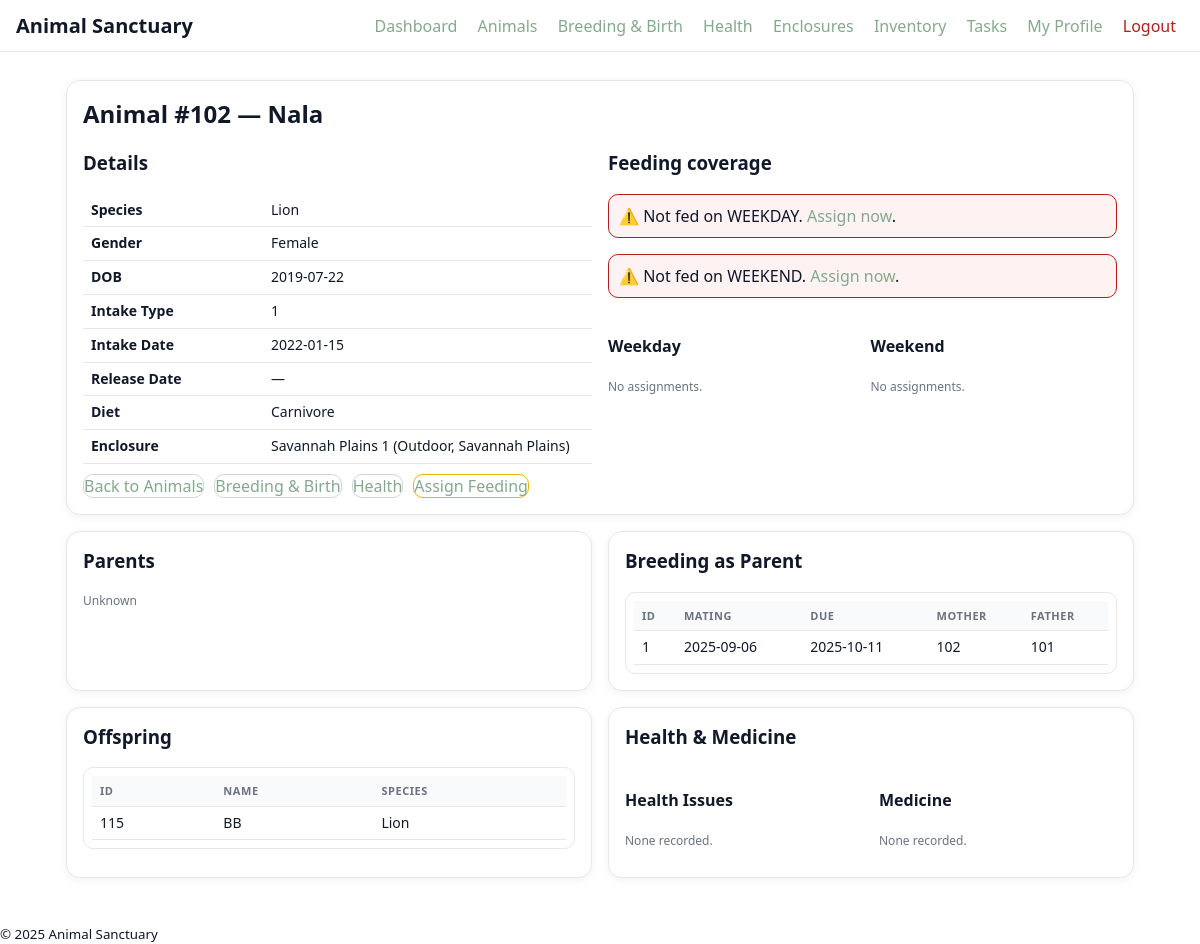
/animal.php?id=102 (signed in), run on the app's committed database.
### tables this page shows
CREATE TABLE `animal` (
  `animal_id` int(4) NOT NULL,
  `Name` varchar(50) NOT NULL,
  `DOB` date DEFAULT NULL,
  `Species` text NOT NULL,
  `Intake_type` int(11) NOT NULL,
  `Gender` int(11) NOT NULL,
  `Release_Date` date DEFAULT NULL,
  `Diet` text NOT NULL,
  `Intake_Date` date NOT NULL,
  `enclosure_id` int(3) NOT NULL
);

CREATE TABLE `enclosure` (
  `enclosure_id` int(3) NOT NULL,
  `Type` varchar(7) NOT NULL,
  `Habitat` text NOT NULL,
  `capacity` int(11) NOT NULL,
  `NAME` varchar(100) NOT NULL
);

CREATE TABLE `breeding` (
  `breeding_id` int(5) NOT NULL,
  `mating_date` date NOT NULL,
  `mother_id` int(4) NOT NULL,
  `father_id` int(4) NOT NULL,
  `due_date` date NOT NULL
);

CREATE TABLE `offspring` (
  `breeding_id` int(5) NOT NULL,
  `offspring_id` int(4) NOT NULL
);

### animal.php (the view, shortened to what this page needs)
<?php
require_once "db.php"; require_once "auth.php"; require_login();
$id = isset($_GET['id']) ? intval($_GET['id']) : 0;
$animal = $mysqli->query("SELECT a.*, e.NAME AS enclosure_name, e.Type AS enclosure_type, e.Habitat AS enclosure_habitat FROM animal a LEFT JOIN enclosure e ON e.enclosure_id=a.enclosure_id WHERE a.animal_id=$id")->fetch_assoc();
$weekday = $mysqli->query("SELECT st.period, st.time_slot, s.name AS staff_name, s.Username FROM feed_assignments fa JOIN shift_types st ON st.shift_type_id=fa.shift_type_id LEFT JOIN staff s ON s.Username=fa.username WHERE fa.animal_id=$id AND st.period='WEEKDAY' ORDER BY st.time_slot");
$weekend = $mysqli->query("SELECT st.period, st.time_slot, s.name AS staff_name, s.Username FROM feed_assignments fa JOIN shift_types st ON st.shift_type_id=fa.shift_type_id LEFT JOIN staff s ON s.Username=fa.username WHERE fa.animal_id=$id AND st.period='WEEKEND' ORDER BY st.time_slot");
$has_weekday = $weekday->num_rows>0;
$has_weekend = $weekend->num_rows>0;
$health = $mysqli->query("SELECT health_issue FROM health_issues WHERE animal_id=$id ORDER BY health_issue");
$meds = $mysqli->query("SELECT medicine_name FROM medicine WHERE animal_id=$id ORDER BY medicine_name");
$parents = $mysqli->query("SELECT b.mother_id, b.father_id FROM offspring o JOIN breeding b ON b.breeding_id=o.breeding_id WHERE o.offspring_id=$id LIMIT 1")->fetch_assoc();
$breedings = $mysqli->query("SELECT breeding_id, mating_date, due_date, mother_id, father_id FROM breeding WHERE mother_id=$id OR father_id=$id ORDER BY breeding_id DESC");
$offs = $mysqli->query("SELECT o.offspring_id, a.Name, a.Species FROM offspring o JOIN animal a ON a.animal_id=o.offspring_id WHERE o.breeding_id IN (SELECT breeding_id FROM breeding WHERE mother_id=$id OR father_id=$id) ORDER BY a.Name");
include "header.php"; ?>
<div class="card">
  <h2>Animal #<?=$animal['animal_id']?> — <?=$animal['Name']?></h2>
  <div class="grid grid-2">
    <div>
      <h3>Details</h3>
      <table class="compact">
        <tr><th style="width:180px">Species</th><td><?=$animal['Species']?></td></tr>
        <tr><th>Gender</th><td><?=$animal['Gender']==1?'Male':'Female'?></td></tr>
        <tr><th>DOB</th><td><?=$animal['DOB']?></td></tr>
        <tr><th>Intake Type</th><td><?=$animal['Intake_type']?></td></tr>
        <tr><th>Intake Date</th><td><?=$animal['Intake_Date']?></td></tr>
        <tr><th>Release Date</th><td><?=$animal['Release_Date']?:'—'?></td></tr>
        <tr><th>Diet</th><td><?=$animal['Diet']?></td></tr>
        <tr><th>Enclosure</th><td><?=$animal['enclosure_name']?> (<?=$animal['enclosure_type']?>, <?=$animal['enclosure_habitat']?>)</td></tr>
      </table>
      <div class="flex" style="margin-top:10px">
        <a class="btn" href="animals.php">Back to Animals</a>
        <a class="btn" href="breeding.php">Breeding & Birth</a>
        <a class="btn" href="health.php">Health</a>
        <a class="btn warn" href="tasks.php?prefill_animal=<?=$animal['animal_id']?>">Assign Feeding</a>
      </div>
    </div>
    <div>
      <h3>Feeding coverage</h3>
      <?php if(!$has_weekday): ?><p class="alert error">⚠️ Not fed on WEEKDAY. <a href="tasks.php?prefill_animal=<?=$animal['animal_id']?>">Assign now</a>.</p><?php endif; ?>
      <?php if(!$has_weekend): ?><p class="alert error">⚠️ Not fed on WEEKEND. <a href="tasks.php?prefill_animal=<?=$animal['animal_id']?>">Assign now</a>.</p><?php endif; ?>
      <div class="grid grid-2">
        <div>
          <h4>Weekday</h4>
          <?php if($weekday->num_rows===0): ?><p class="note">No assignments.</p>
          <?php else: ?><ul><?php while($w=$weekday->fetch_assoc()): ?><li><?=$w['time_slot']?> — <?=$w['staff_name']?:$w['Username']?></li><?php endwhile; ?></ul><?php endif; ?>
        </div>
        <div>
          <h4>Weekend</h4>
          <?php if($weekend->num_rows===0): ?><p class="note">No assignments.</p>
          <?php else: ?><ul><?php while($w=$weekend->fetch_assoc()): ?><li><?=$w['time_slot']?> — <?=$w['staff_name']?:$w['Username']?></li><?php endwhile; ?></ul><?php endif; ?>
        </div>
      </div>
    </div>
  </div>
</div>
<div class="grid grid-2">
  <div class="card">
    <h3>Parents</h3>
    <?php if(!$parents): ?><p class="note">Unknown</p>
    <?php endif; ?>
  </div>
  <div class="card">
    <h3>Breeding as Parent</h3>
    <?php if($breedings->num_rows===0): ?><p class="note">No breedings recorded.</p>
    <?php else: ?>
      <div class="scrollbox compact">
        <table><thead><tr><th>ID</th><th>Mating</th><th>Due</th><th>Mother</th><th>Father</th></tr></thead><tbody>
          <?php while($b=$breedings->fetch_assoc()): ?>
            <tr><td><?=$b['breeding_id']?></td><td><?=$b['mating_date']?></td><td><?=$b['due_date']?></td><td><?=$b['mother_id']?></td><td><?=$b['father_id']?></td></tr>
          <?php endwhile; ?>
        </tbody></table>
      </div>
    <?php endif; ?>
  </div>
</div>
<div class="grid grid-2">
  <div class="card">
    <h3>Offspring</h3>
    <?php if($offs->num_rows===0): ?><p class="note">No offspring recorded.</p>
    <?php else: ?>
      <div class="scrollbox compact">
        <table><thead><tr><th>ID</th><th>Name</th><th>Species</th></tr></thead><tbody>
        <?php while($o=$offs->fetch_assoc()): ?>
          <tr><td><?=$o['offspring_id']?></td><td><?=$o['Name']?></td><td><?=$o['Species']?></td></tr>
        <?php endwhile; ?>
        </tbody></table>
      </div>
    <?php endif; ?>
  </div>
  <div class="card">
    <h3>Health & Medicine</h3>
    <div class="grid grid-2">
      <div>
        <h4>Health Issues</h4>
        <?php if($health->num_rows===0): ?><p class="note">None recorded.</p>
        <?php else: ?><ul><?php while($h=$health->fetch_assoc()): ?><li><?=$h['health_issue']?></li><?php endwhile; ?></ul><?php endif; ?>
      </div>
      <div>
        <h4>Medicine</h4>
        <?php if($meds->num_rows===0): ?><p class="note">None recorded.</p>
        <?php else: ?><ul><?php while($m=$meds->fetch_assoc()): ?><li><?=$m['medicine_name']?></li><?php endwhile; ?></ul><?php endif; ?>
      </div>
    </div>
  </div>
</div>
<?php include "footer.php"; ?>

### styles.css (style rules this page uses)
:root { --bg:#ffffff; --card:#ffffff; --muted:#e5e7eb; --text:#111827; --accent:#84a98c; --accent-strong:#3a5a40; --border:#e5e7eb; --danger:#b91c1c; }
* { box-sizing:border-box }
body { margin:0;background:var(--bg);color:var(--text);font-family:system-ui,-apple-system,Segoe UI,Roboto,Ubuntu,"Helvetica Neue",Arial }
a { color:var(--accent);text-decoration:none }
.card { background:var(--card);border:1px solid var(--border);border-radius:14px;padding:16px;margin-bottom:16px;box-shadow:0 2px 8px rgba(0,0,0,.06) }
.grid { display:grid;gap:16px }
.grid-2 { grid-template-columns:repeat(2,minmax(0,1fr)) }
table { width:100%;border-collapse:collapse }
th,td { padding:8px;border-bottom:1px solid var(--border);text-align:left;font-size:14px;line-height:1.2 }
.alert { padding:10px;border:1px solid #e5e7eb;background:#f9fafb;border-radius:10px }
.error { border-color:var(--danger);background:#fef2f2 }
.flex { display:flex;gap:10px;align-items:center;flex-wrap:wrap }
h2,h3 { margin-top:0 }
.note { font-size:12px;color:#6b7280 }
table thead th { font-size:11px;text-transform:uppercase;letter-spacing:.05em;color:#6b7280;background:#f9fafb }
.btn { border:1px solid #d1d5db;background:#fff;transition:all .15s ease;border-radius:10px }
.btn.warn { border-color:#eab308;background:#fff }
.scrollbox { max-height:350px;overflow:auto;border:1px solid var(--border);border-radius:10px;padding:8px;background:#fff }
.compact table { font-size:13px }

### data on the page
animal: animal_id "102", Name "Nala", Species "Lion", DOB "2019-07-22", Intake_type "1", Intake_Date "2022-01-15", Release_Date "—", Diet "Carnivore", enclosure.NAME "Savannah Plains 1", enclosure.Type "Outdoor", enclosure.Habitat "Savannah Plains"
breeding: breeding_id "1", mating_date "2025-09-06", due_date "2025-10-11", mother "102", father "101"
offspring: offspring "115", offspring.Name "BB", offspring.Species "Lion"
